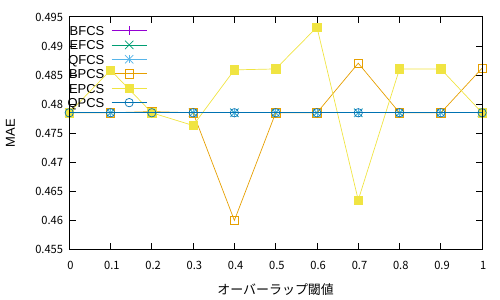

The script that saved this image:
set terminal pdf
set output "overlap_missing.pdf"
set key left font "Arial,15"
set xlabel "オーバーラップ閾値" font "Arial,15"
set ylabel "MAE" font "Arial,15"
set xrange [0.0:1.0]
set xtics 0.1
plot \
"BFCS.txt" using 1:3 with linespoints title "BFCS",\
"EFCS.txt" using 1:3 with linespoints title "EFCS",\
"QFCS.txt" using 1:3 with linespoints title "QFCS",\
"BPCS.txt" using 1:3 with linespoints title "BPCS",\
"EPCS.txt" using 1:3 with linespoints title "EPCS",\
"QPCS.txt" using 1:3 with linespoints title "QPCS",\
